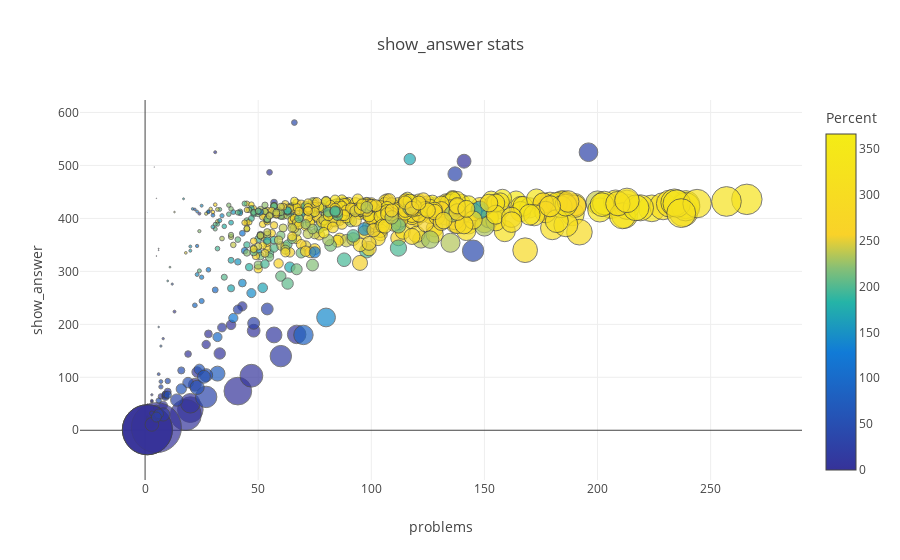

The code cell stored with this chart in its notebook:
### Code cell
scatter_function(sasby.n_show_answer_problem_seen, sasby.n_problems_seen, sasby.user_id, sasby.pct_show_answer_problem_seen, 2, sasby.n_attempted, 'Percent', 'problems_seen', 'show_answer stats', 'problems', 'linear', 'show_answer')

### Figure 1 — Plotly figure (JSON) as saved in the notebook; plotly's stock layout.template omitted (floating-point values rounded to 4 significant figures; data arrays with more than 128 entries replaced by an {"elided": "..."} marker saying what was removed)
{"data": [{"marker": {"color": {"elided": "730 int values"}, "colorbar": {"title": "Percent"}, "colorscale": [[0, "rgb(244,236,21)"], [0.3, "rgb(249,210,41)"], [0.4, "rgb(134,191,118)"], [0.5, "rgb(37,180,167)"], [0.65, "rgb(17,123,215)"], [1, "rgb(54,50,153)"]], "line": {"color": "#444"}, "opacity": 0.7, "reversescale": true, "size": {"elided": "730 float values"}, "sizemode": "diameter", "sizeref": 2}, "mode": "markers", "name": "problems_seen", "text": {"elided": "730 int values"}, "type": "scatter", "x": {"elided": "730 int values"}, "y": {"elided": "730 int values"}}], "layout": {"hovermode": "closest", "title": "show_answer stats", "xaxis": {"title": "problems", "type": "linear"}, "yaxis": {"title": "show_answer"}}}
